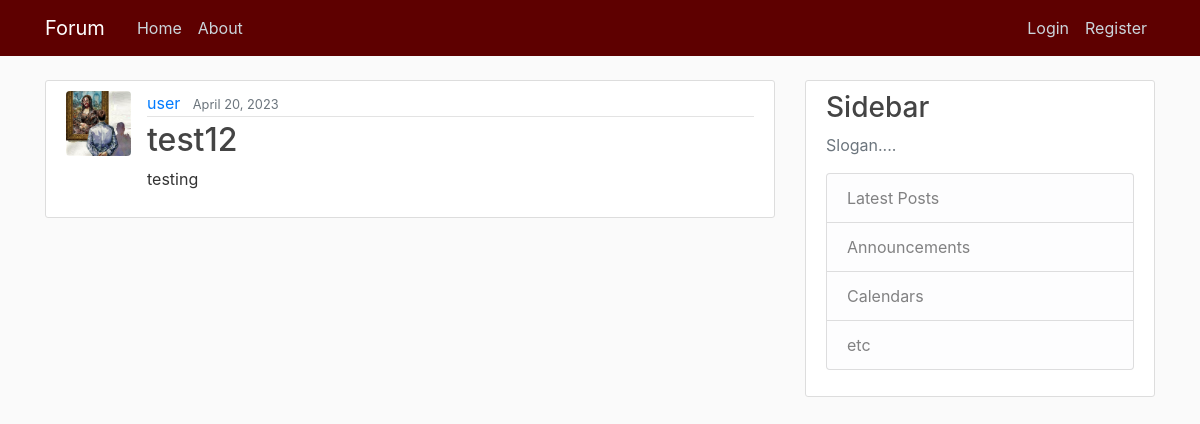
The app's page /post/24/ with its own data.
### blog/models.py (models this page shows, shortened)
class Post(models.Model):
    title = models.CharField(max_length=150)                    # Title field for 150 characters
    content = models.TextField()                                # Text field
    date_posted = models.DateTimeField(default=timezone.now)    # Time Stamp for the defaults Time Zone
    author = models.ForeignKey(User, on_delete=models.CASCADE)  # User if User gets delete, so are its Posts

### users/models.py (models this page shows, shortened)
class Profile(models.Model):
    user = models.OneToOneField(User, on_delete=models.CASCADE)
    image = models.ImageField(default='default.png' or 'default_a', upload_to='profile_img')

### blog/views.py (the view)
# urls.py: path('post/<int:pk>/', PostDetailView.as_view(), name='post-detail'),
class PostDetailView(DetailView):
    model = Post

### blog/templates/blog/post_detail.html
{% extends "blog/base.html" %}
{% block content %}
    <article class="media content-section">
        <img class="rounded img-frame" src="{{ object.author.profile.image.url }}" alt="">
        <div class="media-body">
        <div class="article-metadata">
            <a class="mr-2" href="#">{{ object.author }}</a>
            <small class="text-muted">{{ object.date_posted|date:"N d, Y" }}</small>
        </div>
        <h2 class="article-title">{{ object.title }}</h2>
        <p class="article-content">{{ object.content }}</p>
        </div>
    </article>
{% endblock %}

### blog/static/css/style.css (style rules this page uses)
body { background: #fafafa; color: #333333; margin-top: 5rem; }
h1, h2, h3, h4, h5, h6 { color: #444444; }
.content-section { background: #ffffff; padding: 10px 20px; border: 1px solid #dddddd; border-radius: 3px; margin-bottom: 20px; }
.article-title { color: #444444; }
.article-content { white-space: pre-line; }
.img-frame { height: 65px; width: 65px; margin-right: 16px; }
.article-metadata { padding-bottom: 1px; margin-bottom: 4px; border-bottom: 1px solid #e3e3e3 }

### records on screen
Post: author.profile.image (placeholder picture), author "user", date_posted "April 20, 2023", title "test12", content "testing"
